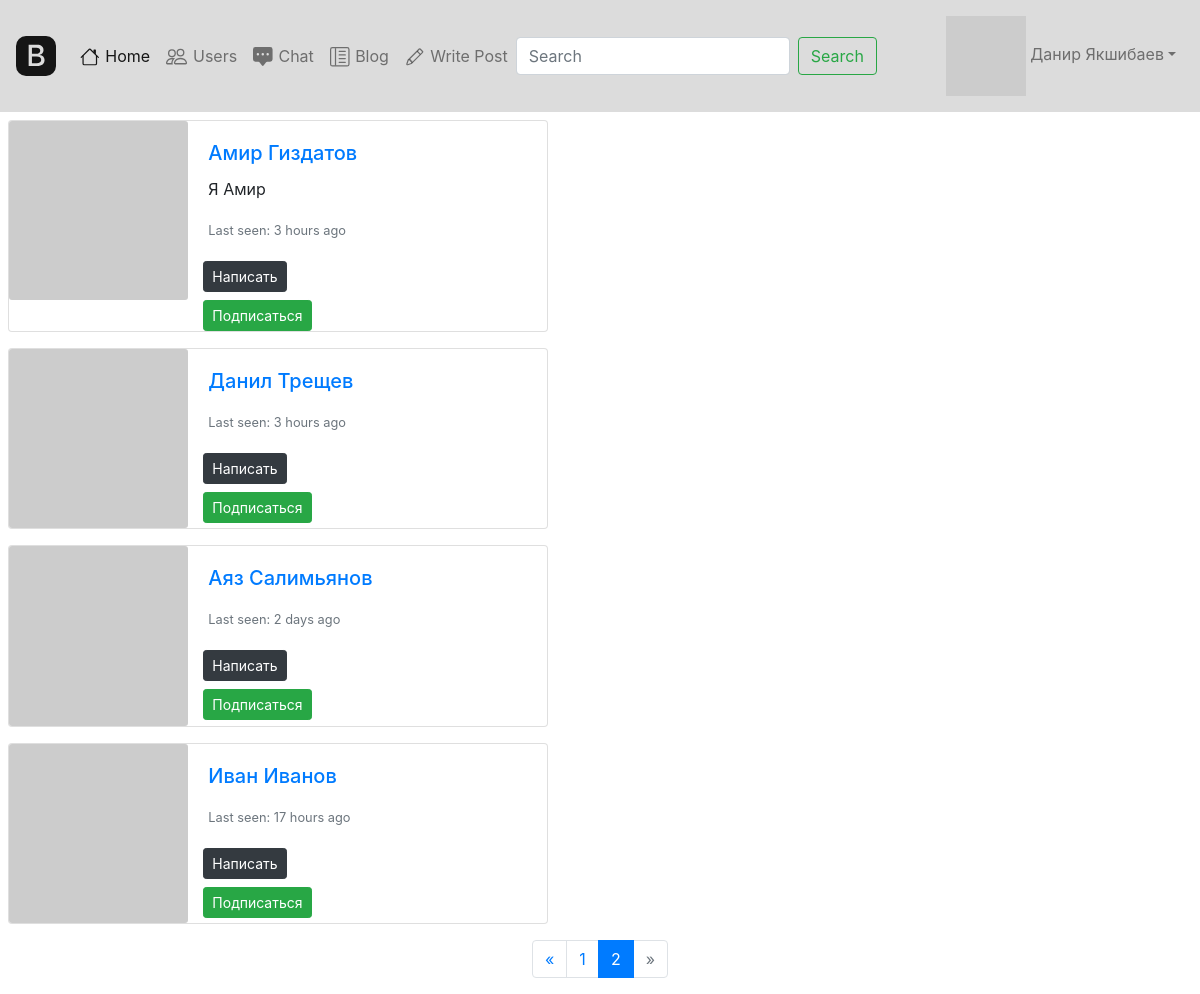
The page /users?page=2 (signed in) on the database as committed earlier.
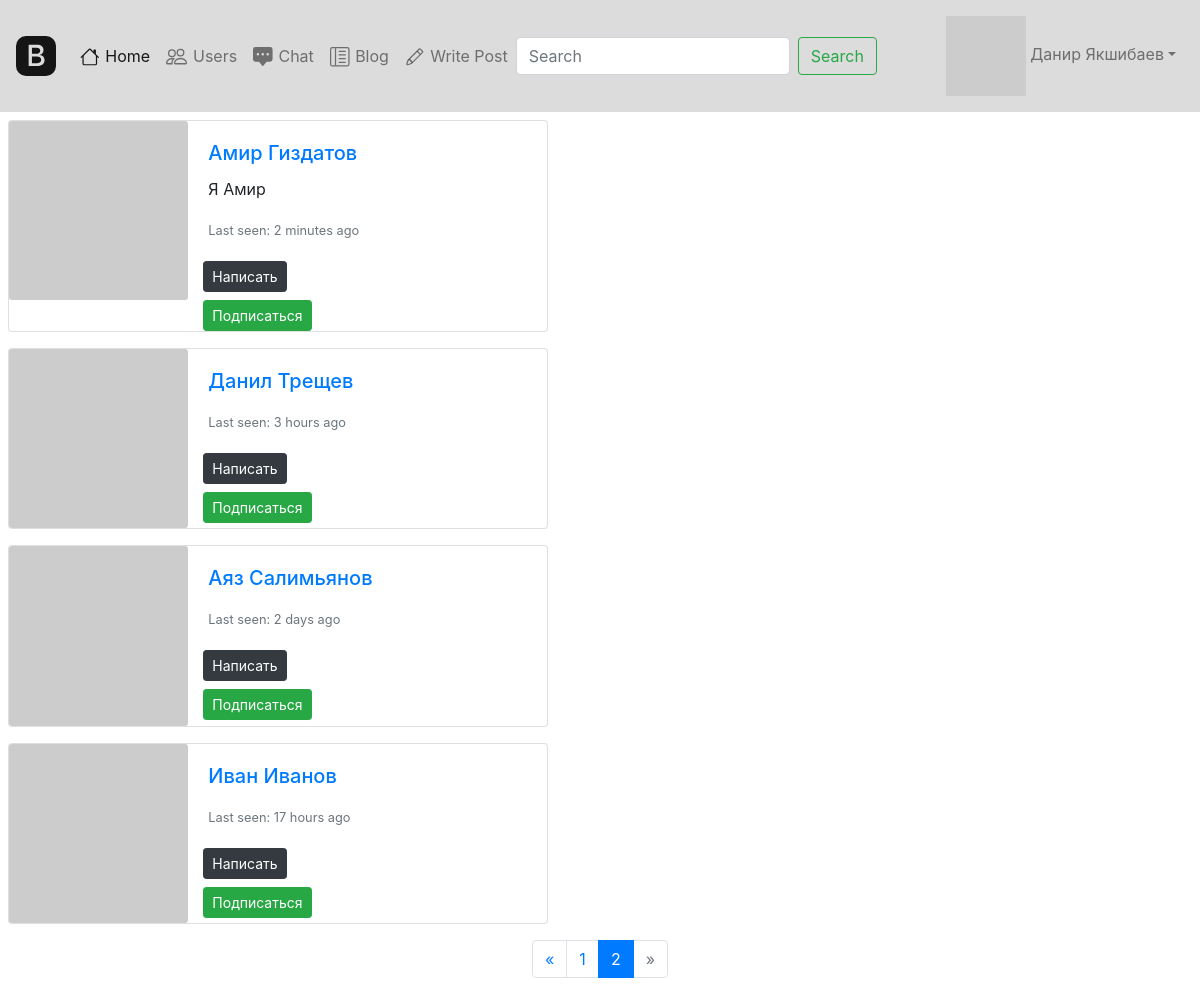
The same page on the database as committed later.
### main.py (models this page shows, shortened)
class User(UserMixin, SerializerMixin, db.Model):
    __tablename__ = 'users'
    id = db.Column(db.Integer, primary_key=True, autoincrement=True)
    name = db.Column(db.String, nullable=True)
    about = db.Column(db.String, nullable=True)
    email = db.Column(db.String, index=True, unique=True, nullable=True)
    hashed_password = db.Column(db.String, nullable=True)
    created_date = db.Column(db.DateTime, default=datetime.datetime.utcnow())
    last_seen = db.Column(db.DateTime, default=datetime.datetime.utcnow())
    followed = db.relationship(
        'User', secondary=followers,
        primaryjoin=(followers.c.follower_id == id),
        secondaryjoin=(followers.c.followed_id == id),
        backref=db.backref('followers', lazy='dynamic'), lazy='dynamic')
    messages_sent = db.relationship('Message',
                                    foreign_keys='Message.sender_id',
                                    backref='author', lazy='dynamic')
    messages_received = db.relationship('Message',
                                        foreign_keys='Message.recipient_id',
                                        backref='recipient', lazy='dynamic')
    def avatar(self, size):
        digest = md5(self.email.lower().encode('utf-8')).hexdigest()
        return 'https://www.gravatar.com/avatar/{}?d=identicon&s={}'.format(
            digest, size)
    def is_following(self, user):
        return self.followed.filter(
            followers.c.followed_id == user.id).count() > 0

### main.py (the view)
@app.route('/users')
@login_required
def users():
    q = request.args.get('q')
    page = request.args.get('page')
    if page and page.isdigit():
        page = int(page)
    else:
        page = 1
    if q:
        users = User.query.filter((User.name.contains(q)))
    else:
        users = User.query.order_by(User.created_date.desc())
    pages = users.paginate(page, per_page=5)
    return render_template('users.html', k='1', pages=pages, User=User, q=q)

### main.py (called while the page is built)
@login_manager.user_loader
def load_user(user_id):
    return User.query.get(user_id)

@app.before_request
def before_request():
    if current_user.is_authenticated:
        current_user.last_seen = datetime.datetime.utcnow()
        db.session.commit()

### templates/users.html (shortened to what this page needs)
{% extends "base.html" %}
{% block content %}
{% for user in pages.items %}
<div class="card mb-3 m-2" style="max-width: 540px;">
    <div class="row no-gutters">
        <div class="col-md-4">
            <img src="{{ user.avatar(128) }}" class="card-img">
        </div>
        <div class="col-md-6">
            <div class="card-body">
                <h5 class="card-title"><a href="user/{{ user.name }}">{{ user.name }}</a></h5>
                <p class="card-text">{% if user.about %}{{ user.about }}{% endif %} </p>
                <p class="card-text"><small class="text-muted">Last seen: {{ moment(user.last_seen).fromNow() }}</small>
                </p>
            </div>
            {% if user != current_user %}
            <div class="col-md-2">
                <a role="button" class="btn btn-dark btn-sm" href="/chat/{{ user.name }}">Написать</a>
            </div>
            {% elif user == current_user %}
            <div class="col-md-2">
                <a role="button" class="btn btn-info btn-sm" href="edit_profile/{{ current_user.name }}">Редактировать</a>
            </div>
            {% endif %}
            {% if not current_user.is_following(user) and current_user != user %}
            <div class="col-md-2">
                <a role="button" class="btn btn-success btn-sm" href="{{ url_for('follow', username=user.name) }}">Подписаться</a>
            </div>
            {% elif current_user.is_following(user) and current_user != user %}
            <h1></h1>
            <div class="col-md-2">
                <a role="button" class="btn btn-warning btn-sm" href="{{ url_for('unfollow', username=user.name) }}">Отписаться</a>
            </div>
            {% endif %}
        </div>
    </div>
</div>
{% endfor %}
<nav>
    <ul class="pagination justify-content-center">
        <li {% if not pages.has_prev %}
            class="page-item disabled"
            {% else %}
            class="page-item"
            {% endif %}>
            <a class="page-link" href="/users?page={{ pages.prev_num }}{% if q %}&q={{ q }} {% endif %}">
                <span aria-hidden="true">&laquo;</span>
            </a>
        </li>
        {% for page in pages.iter_pages() %}
        <li {% if page== pages.page %}
            class="page-item active"
            {% else %}
            class="page-item"
            {% endif %}>
            <a class="page-link" href="/users?page={{ page }}{% if q %}&q={{ q }} {% endif %}">{{ page }}</a>
        </li>
        {% endfor %}
        <li {% if not pages.has_next %}
            class="page-item disabled"
            {% else %}
            class="page-item"
            {% endif %}>
            <a class="page-link" href="/users?page={{ pages.next_num }}{% if q %}&q={{ q }} {% endif %}">
                <span aria-hidden="true">&raquo;</span>
            </a>
        </li>
    </ul>
</nav>
{% endblock %}

### templates/base.html (shortened to what this page needs)
<!DOCTYPE html>
<html lang="en" dir="ltr">
<head>
    <link rel="stylesheet" href="https://stackpath.bootstrapcdn.com/bootstrap/4.4.1/css/bootstrap.min.css"
>
</head>
<body>
<header>
    <nav class="navbar navbar-expand-xl navbar-light" style="background-color: #DCDCDC;">
        <a class="navbar-brand" href="#">
        </a>
        <div class="collapse navbar-collapse" id="navbarSupportedContent">
            <ul class="navbar-nav mr-auto">
                <li class="nav-item active">
                    <a class="nav-link" href="/">
                        Home</a>
                </li>
                {% if current_user.is_authenticated %}
                <li class="nav-item">
                    <a class="nav-link" href="/users">
                        Users</a>
                </li>
                <li class="nav-item">
                    <a class="nav-link" href="/chat">
                        Chat</a>
                </li>
                <li class="nav-item">
                    <a class="nav-link" href="/blog">
                        Blog</a>
                </li>
                <li class="nav-item">
                    <a class="nav-link" href="/add_post">
                        Write Post</a>
                </li>
                {% endif %}
                {% if k %}
                <form class="form-inline my-2 my-lg-0" method="get">
                    <input class="form-control mr-sm-2" type="search" placeholder="Search" aria-label="Search"
                           name="q" value="{{ request.args.get('q', '') }}">
                    <button class="btn btn-outline-success my-2 my-sm-0" type="submit">Search</button>
                </form>
                {% endif %}
            </ul>
            {% if current_user.is_authenticated %}
            <ul class="navbar-nav ml-auto">
                <li class="nav-item">
                    <a class="nav-link dropdown-toggle" href="#" id="navbarDropdown" role="button"
                       data-toggle="dropdown" aria-haspopup="true" aria-expanded="false">
                        <img src="{{ current_user.avatar(34) }}"> {{ current_user.name }}</a>
                </li>
            </ul>
            {% endif %}
        </div>
    </nav>
</header>
</body>
</html>
{% block content %}
{% endblock %}

Rows that differ between the two databases and show on the page:
changed User "Амир Гиздатов": last_seen "3 hours ago" → "2 minutes ago"
